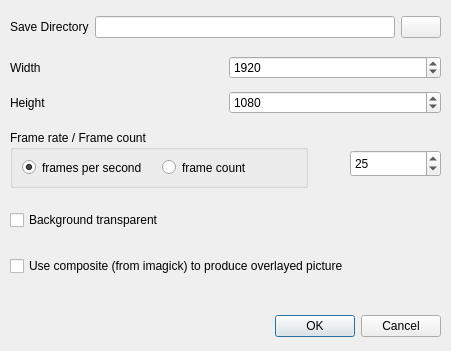
<?xml version="1.0" encoding="UTF-8"?>
<ui version="4.0">
 <class>RenderImageSeriesDialog</class>
 <widget class="QDialog" name="RenderImageSeriesDialog">
  <property name="geometry">
   <rect>
    <x>0</x>
    <y>0</y>
    <width>451</width>
    <height>351</height>
   </rect>
  </property>
  <property name="windowTitle">
   <string>Render a series of images</string>
  </property>
  <widget class="QDialogButtonBox" name="buttonBox">
   <property name="geometry">
    <rect>
     <x>100</x>
     <y>310</y>
     <width>341</width>
     <height>32</height>
    </rect>
   </property>
   <property name="orientation">
    <enum>Qt::Horizontal</enum>
   </property>
   <property name="standardButtons">
    <set>QDialogButtonBox::Cancel|QDialogButtonBox::Ok</set>
   </property>
  </widget>
  <widget class="QWidget" name="layoutWidget_2">
   <property name="geometry">
    <rect>
     <x>10</x>
     <y>50</y>
     <width>431</width>
     <height>71</height>
    </rect>
   </property>
   <layout class="QGridLayout" name="gridLayout_4">
    <item row="0" column="0">
     <widget class="QLabel" name="label_4">
      <property name="text">
       <string>Width</string>
      </property>
     </widget>
    </item>
    <item row="0" column="1">
     <widget class="QSpinBox" name="WidthSpinBox">
      <property name="minimum">
       <number>0</number>
      </property>
      <property name="maximum">
       <number>99999999</number>
      </property>
      <property name="value">
       <number>1920</number>
      </property>
     </widget>
    </item>
    <item row="1" column="0">
     <widget class="QLabel" name="label_5">
      <property name="text">
       <string>Height</string>
      </property>
     </widget>
    </item>
    <item row="1" column="1">
     <widget class="QSpinBox" name="HeightSpinBox">
      <property name="maximum">
       <number>99999999</number>
      </property>
      <property name="value">
       <number>1080</number>
      </property>
     </widget>
    </item>
   </layout>
  </widget>
  <widget class="QWidget" name="verticalLayoutWidget">
   <property name="geometry">
    <rect>
     <x>10</x>
     <y>190</y>
     <width>431</width>
     <height>108</height>
    </rect>
   </property>
   <layout class="QVBoxLayout" name="verticalLayout">
    <item>
     <widget class="QCheckBox" name="transparentBackgroundCheckBox">
      <property name="enabled">
       <bool>true</bool>
      </property>
      <property name="text">
       <string>Background transparent</string>
      </property>
      <property name="checked">
       <bool>false</bool>
      </property>
     </widget>
    </item>
    <item>
     <widget class="QCheckBox" name="compositeBox">
      <property name="text">
       <string>Use composite (from imagick) to produce overlayed picture</string>
      </property>
     </widget>
    </item>
   </layout>
  </widget>
  <widget class="QGroupBox" name="groupBox">
   <property name="geometry">
    <rect>
     <x>10</x>
     <y>130</y>
     <width>298</width>
     <height>58</height>
    </rect>
   </property>
   <property name="title">
    <string>Frame rate / Frame count</string>
   </property>
   <layout class="QHBoxLayout" name="horizontalLayout">
    <item>
     <widget class="QRadioButton" name="fpsModeRadioButton">
      <property name="text">
       <string>frames per second</string>
      </property>
      <property name="checked">
       <bool>true</bool>
      </property>
     </widget>
    </item>
    <item>
     <widget class="QRadioButton" name="frameCountModeRadioButton">
      <property name="text">
       <string>frame count</string>
      </property>
     </widget>
    </item>
   </layout>
  </widget>
  <widget class="QSpinBox" name="FpsSpinBox">
   <property name="geometry">
    <rect>
     <x>350</x>
     <y>150</y>
     <width>91</width>
     <height>27</height>
    </rect>
   </property>
   <property name="maximum">
    <number>256</number>
   </property>
   <property name="value">
    <number>25</number>
   </property>
  </widget>
  <widget class="QWidget" name="verticalLayoutWidget_2">
   <property name="geometry">
    <rect>
     <x>10</x>
     <y>10</y>
     <width>431</width>
     <height>34</height>
    </rect>
   </property>
   <layout class="QHBoxLayout" name="horizontalLayout_2">
    <item>
     <widget class="QLabel" name="label">
      <property name="text">
       <string>Save Directory</string>
      </property>
     </widget>
    </item>
    <item>
     <widget class="QLineEdit" name="filenameEdit"/>
    </item>
    <item>
     <widget class="QPushButton" name="filenameSelect">
      <property name="text">
       <string/>
      </property>
      <property name="icon">
       <iconset>
        <normaloff>../../../../../../../usr/share/icons/Adwaita/scalable/places/user-desktop-symbolic.svg</normaloff>../../../../../../../usr/share/icons/Adwaita/scalable/places/user-desktop-symbolic.svg</iconset>
      </property>
     </widget>
    </item>
   </layout>
  </widget>
 </widget>
 <resources/>
 <connections>
  <connection>
   <sender>buttonBox</sender>
   <signal>accepted()</signal>
   <receiver>RenderImageSeriesDialog</receiver>
   <slot>accept()</slot>
   <hints>
    <hint type="sourcelabel">
     <x>248</x>
     <y>254</y>
    </hint>
    <hint type="destinationlabel">
     <x>157</x>
     <y>274</y>
    </hint>
   </hints>
  </connection>
  <connection>
   <sender>buttonBox</sender>
   <signal>rejected()</signal>
   <receiver>RenderImageSeriesDialog</receiver>
   <slot>reject()</slot>
   <hints>
    <hint type="sourcelabel">
     <x>316</x>
     <y>260</y>
    </hint>
    <hint type="destinationlabel">
     <x>286</x>
     <y>274</y>
    </hint>
   </hints>
  </connection>
 </connections>
</ui>
